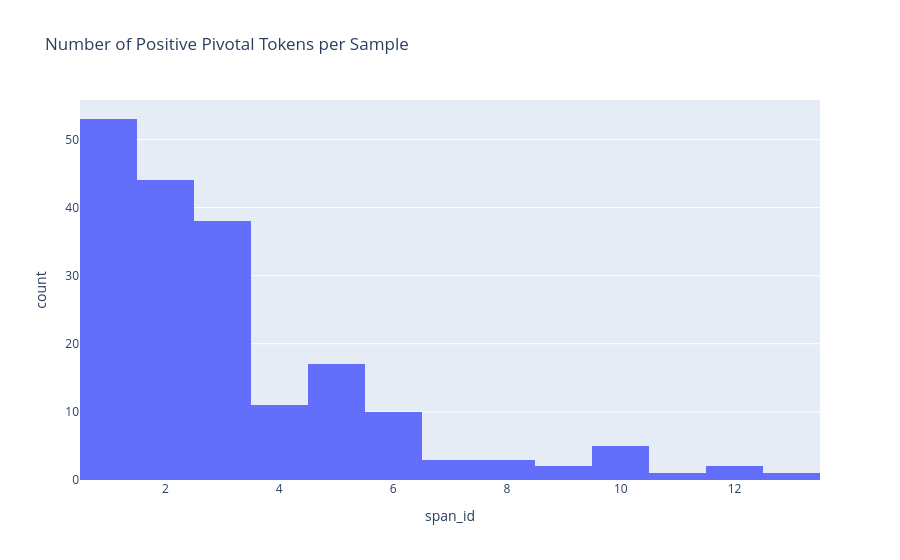

Notebook code cell kept with this figure:
### Code cell
counts = df.groupby('sample_id', as_index=False).agg({'span_id': 'nunique'})
px.histogram(counts, x='span_id', nbins=20, title='Number of Positive Pivotal Tokens per Sample').show()

### Figure 1 — Plotly figure (JSON) as saved in the notebook; plotly's stock layout.template omitted (floating-point values rounded to 4 significant figures; data arrays with more than 128 entries replaced by an {"elided": "..."} marker saying what was removed)
{"data": [{"bingroup": "x", "hovertemplate": "span_id=%{x}<br>count=%{y}<extra></extra>", "legendgroup": "", "marker": {"color": "#636efa", "pattern": {"shape": ""}}, "name": "", "nbinsx": 20, "orientation": "v", "showlegend": false, "type": "histogram", "x": {"elided": "190 int values"}, "xaxis": "x", "yaxis": "y"}], "layout": {"barmode": "relative", "legend": {"tracegroupgap": 0}, "title": {"text": "Number of Positive Pivotal Tokens per Sample"}, "xaxis": {"anchor": "y", "domain": [0, 1], "title": {"text": "span_id"}}, "yaxis": {"anchor": "x", "domain": [0, 1], "title": {"text": "count"}}}}
